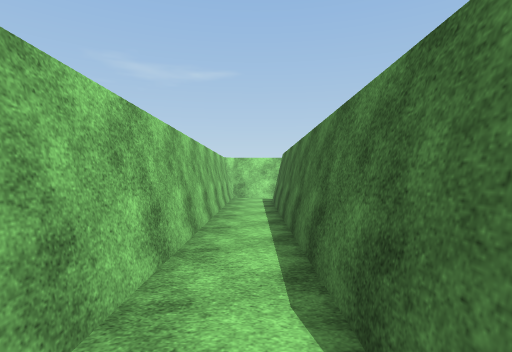
View 1 (above)

20 first-person views from a walk through a Unity game level. The camera is 1.4 m above the floor, looks level and sees 80° across. The floor is counted in squares, 2 m on a side. Each view is taken from the middle of a square. On the plan, view 1 faces up. The plan holds only what a view shows up to about 10 squares ahead; the rest is blank. The place goes on beyond the plan. The player is left out. Door leaves are left out, so doorways stand open. Surface patterns are stand-ins for the level's own textures.

View 2
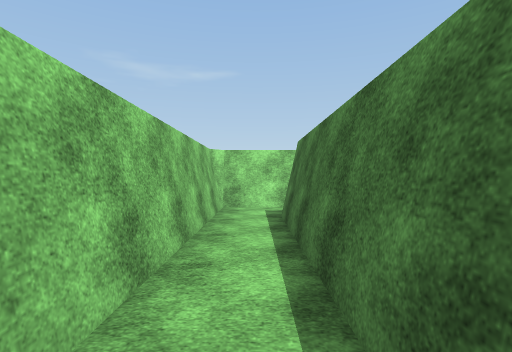

View 3
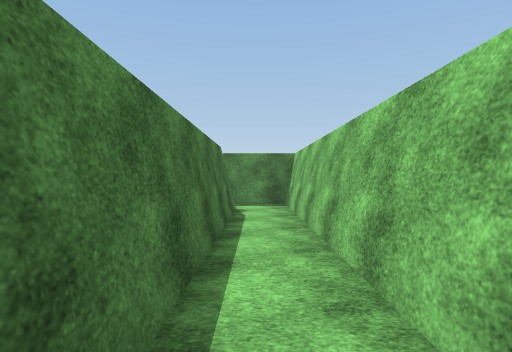

View 4
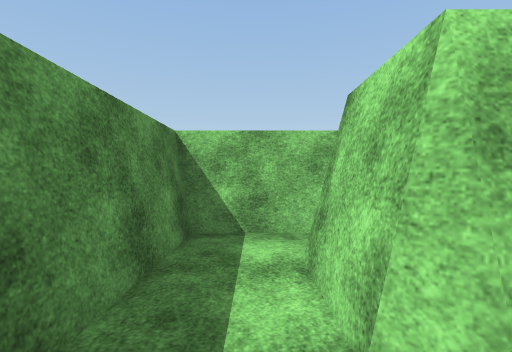

View 5
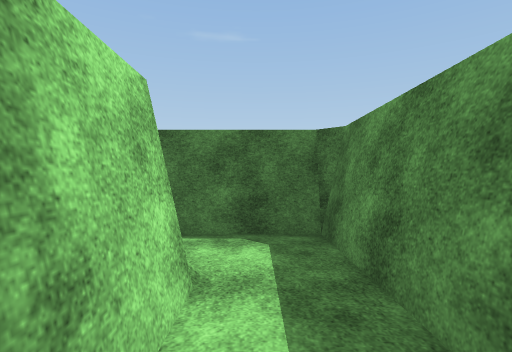

View 6
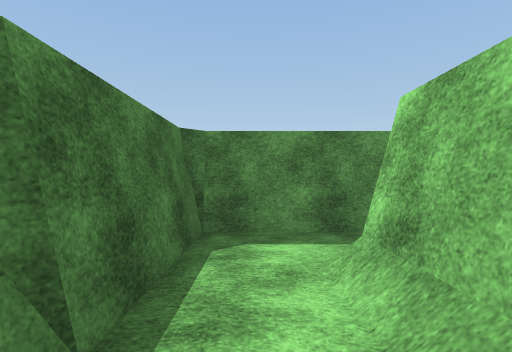

View 7
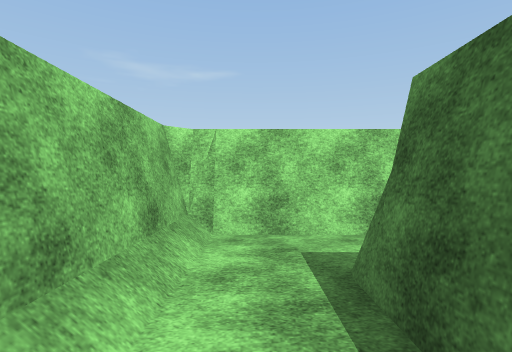

View 8
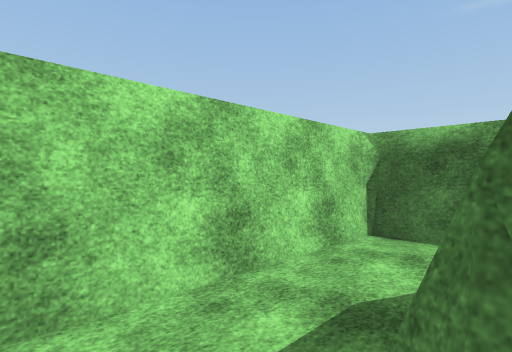

View 9
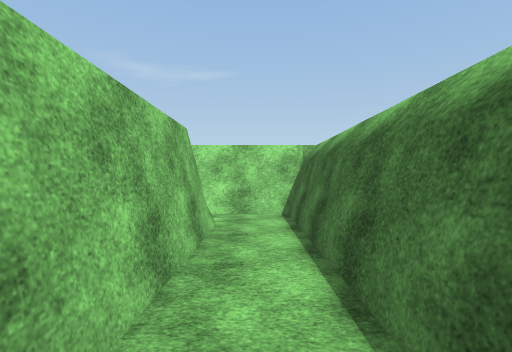

View 10
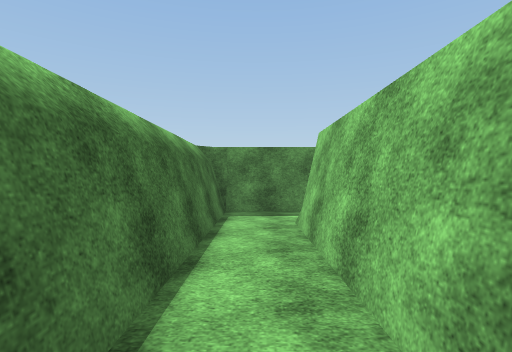

View 11
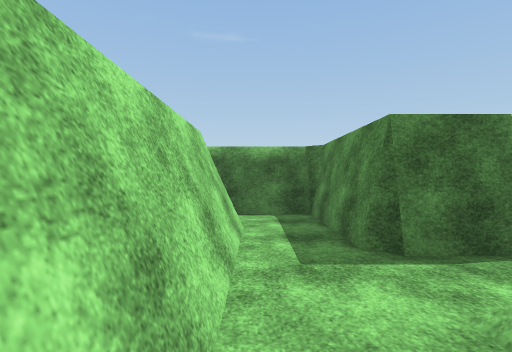

View 12
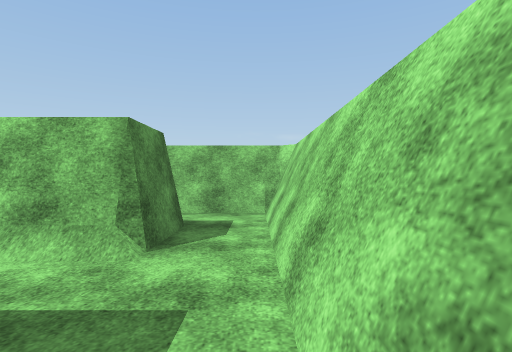

View 13
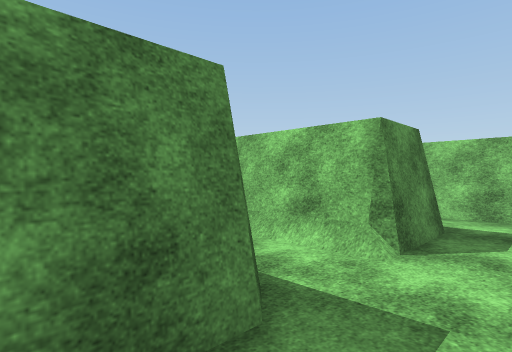

View 14
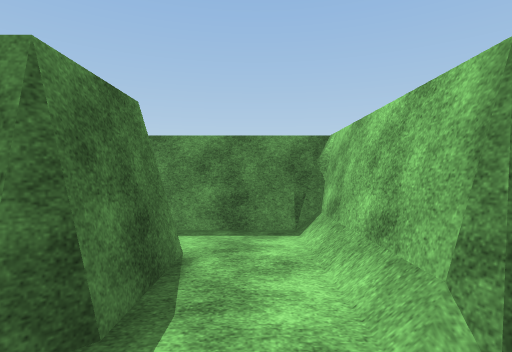

View 15
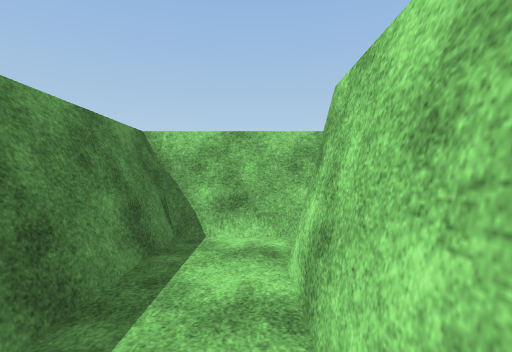

View 16
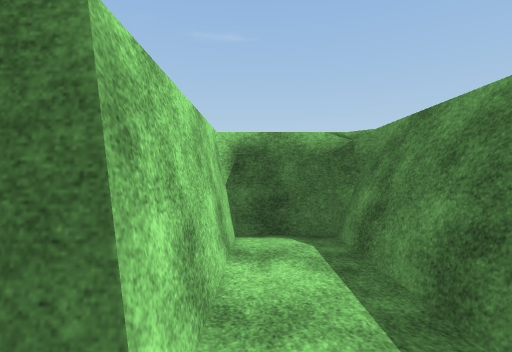

View 17
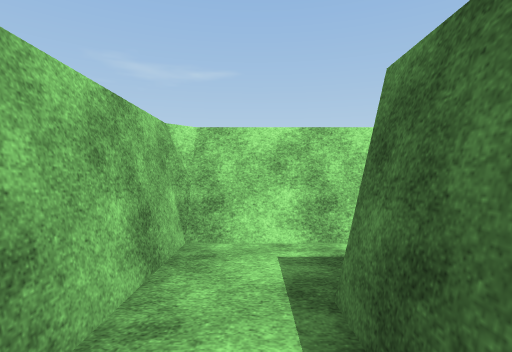

View 18
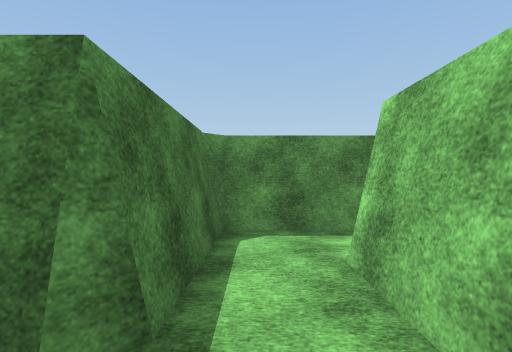

View 19
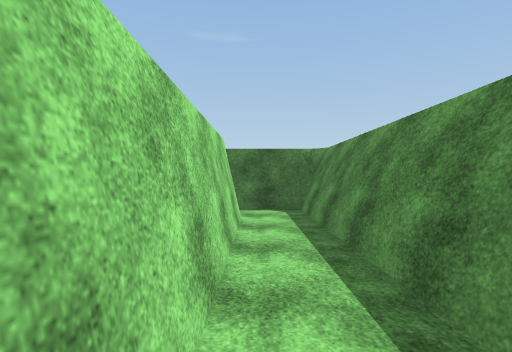

View 20
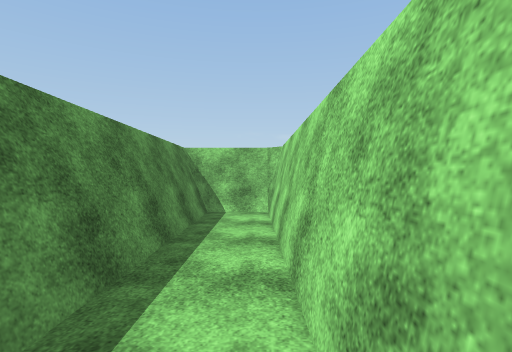

### Floor plan
Ten units are one square. View 1 is at (0, 0); x grows to the right and y downward. Boxes are objects, and circles mark ways between rooms. Rooms are numbered by the first view taken in them; rooms with no view inside come last. Other rooms are left out.
<svg viewBox="-78 -104 150 183">
<path fill="none" stroke="#000" d="M21 -6 19 -5 6 -5 6 -84M9 -99 -9 -99 -9 9 26 9M26 9 38 9 38 -5M38 -17 40 -22M26 -37 21 -36 21 -6M55 -37 21 -37M38 -5 38 -22M53 -24 53 25 35 25M39 41 67 41 67 -37 55 -37M25 25 -7 25 -9 28 -9 57M6 56 6 41 21 41M21 41 22 44M21 41 21 55M35 25 25 25M38 57 38 43 39 41M24 70 67 70 67 57 38 57M21 55 21 74M24 73 66 73M-9 57 -70 57M-68 56 -70 57M6 73 6 56M-70 70 6 70M-70 73 4 73 6 68M-73 58 -73 71M-70 57 -70 73"/>
<circle cx="15" cy="0" r="3" fill="#2a7"/>
<circle cx="30" cy="-15" r="3" fill="#2a7"/>
<circle cx="45" cy="-30" r="3" fill="#2a7"/>
<circle cx="45" cy="30" r="3" fill="#2a7"/>
<circle cx="15" cy="30" r="3" fill="#2a7"/>
<circle cx="0" cy="45" r="3" fill="#2a7"/>
<circle cx="30" cy="45" r="3" fill="#2a7"/>
<text x="0" y="-50">1</text>
<text x="30" y="0">2</text>
<text x="40" y="-30">3</text>
<text x="60" y="10">4</text>
<text x="10" y="30">5</text>
<text x="30" y="40">6</text>
<text x="40" y="60">7</text>
<text x="-30" y="60">8</text>
</svg>
Room 1 opens to room 2. Room 2 opens to room 3. Room 3 opens to room 4. Room 4 opens to room 6. Room 5 opens to room 6. Room 5 opens to room 8. Room 6 opens to room 7.

Where each view was taken, in squares from view 1:
view 1: 0 up, 0 right, facing up
view 2: 3 up, 0 right, facing up
view 3: 7 up, 0 right, facing down
view 4: 0 up, 3 right, facing left
view 5: 0 up, 0 right, facing right
view 6: 3 up, 3 right, facing down
view 7: 0 up, 3 right, facing up
view 8: 2 up, 3 right, facing up-right
view 9: 2 down, 6 right, facing up
view 10: 2 up, 6 right, facing down
view 11: 3 down, 1 right, facing right
view 12: 3 down, 5 right, facing left
view 13: 3 down, 5 right, facing down-left
view 14: 3 down, 3 right, facing down
view 15: 6 down, 6 right, facing left
view 16: 6 down, 3 right, facing right
view 17: 6 down, 0 right, facing up
view 18: 3 down, 0 right, facing down
view 19: 6 down, 6 left, facing right
view 20: 6 down, 1 left, facing left
